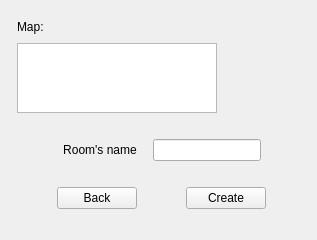
<?xml version="1.0" encoding="UTF-8"?>
<ui version="4.0">
 <class>RoomCreator</class>
 <widget class="QWidget" name="RoomCreator">
  <property name="geometry">
   <rect>
    <x>0</x>
    <y>0</y>
    <width>317</width>
    <height>234</height>
   </rect>
  </property>
  <property name="windowTitle">
   <string>Form</string>
  </property>
  <layout class="QGridLayout" name="gridLayout">
   <item row="0" column="0" rowspan="7" colspan="2">
    <widget class="QLabel" name="imageBack">
     <property name="text">
      <string/>
     </property>
    </widget>
   </item>
   <item row="1" column="1">
    <layout class="QVBoxLayout" name="verticalLayout">
     <item>
      <layout class="QHBoxLayout" name="horizontalLayout_3">
       <item>
        <widget class="QLabel" name="label_2">
         <property name="text">
          <string>Map:</string>
         </property>
        </widget>
       </item>
       <item>
        <spacer name="horizontalSpacer_5">
         <property name="orientation">
          <enum>Qt::Horizontal</enum>
         </property>
         <property name="sizeHint" stdset="0">
          <size>
           <width>40</width>
           <height>20</height>
          </size>
         </property>
        </spacer>
       </item>
      </layout>
     </item>
     <item>
      <widget class="QListWidget" name="listWidget">
       <property name="sizePolicy">
        <sizepolicy hsizetype="Fixed" vsizetype="Expanding">
         <horstretch>0</horstretch>
         <verstretch>0</verstretch>
        </sizepolicy>
       </property>
       <property name="minimumSize">
        <size>
         <width>200</width>
         <height>0</height>
        </size>
       </property>
       <property name="maximumSize">
        <size>
         <width>200</width>
         <height>16777215</height>
        </size>
       </property>
      </widget>
     </item>
    </layout>
   </item>
   <item row="2" column="1">
    <spacer name="verticalSpacer_2">
     <property name="orientation">
      <enum>Qt::Vertical</enum>
     </property>
     <property name="sizeType">
      <enum>QSizePolicy::Fixed</enum>
     </property>
     <property name="sizeHint" stdset="0">
      <size>
       <width>20</width>
       <height>20</height>
      </size>
     </property>
    </spacer>
   </item>
   <item row="3" column="1">
    <layout class="QHBoxLayout" name="horizontalLayout_2">
     <item>
      <spacer name="horizontalSpacer">
       <property name="orientation">
        <enum>Qt::Horizontal</enum>
       </property>
       <property name="sizeType">
        <enum>QSizePolicy::Expanding</enum>
       </property>
       <property name="sizeHint" stdset="0">
        <size>
         <width>40</width>
         <height>20</height>
        </size>
       </property>
      </spacer>
     </item>
     <item>
      <widget class="QLabel" name="label">
       <property name="sizePolicy">
        <sizepolicy hsizetype="Fixed" vsizetype="Fixed">
         <horstretch>0</horstretch>
         <verstretch>0</verstretch>
        </sizepolicy>
       </property>
       <property name="minimumSize">
        <size>
         <width>70</width>
         <height>20</height>
        </size>
       </property>
       <property name="text">
        <string>Room's name</string>
       </property>
       <property name="alignment">
        <set>Qt::AlignCenter</set>
       </property>
      </widget>
     </item>
     <item>
      <spacer name="horizontalSpacer_6">
       <property name="orientation">
        <enum>Qt::Horizontal</enum>
       </property>
       <property name="sizeType">
        <enum>QSizePolicy::Fixed</enum>
       </property>
       <property name="sizeHint" stdset="0">
        <size>
         <width>10</width>
         <height>20</height>
        </size>
       </property>
      </spacer>
     </item>
     <item>
      <widget class="QLineEdit" name="lineEdit">
       <property name="sizePolicy">
        <sizepolicy hsizetype="Fixed" vsizetype="Fixed">
         <horstretch>0</horstretch>
         <verstretch>0</verstretch>
        </sizepolicy>
       </property>
      </widget>
     </item>
     <item>
      <spacer name="horizontalSpacer_2">
       <property name="orientation">
        <enum>Qt::Horizontal</enum>
       </property>
       <property name="sizeType">
        <enum>QSizePolicy::Expanding</enum>
       </property>
       <property name="sizeHint" stdset="0">
        <size>
         <width>40</width>
         <height>20</height>
        </size>
       </property>
      </spacer>
     </item>
    </layout>
   </item>
   <item row="4" column="1">
    <spacer name="verticalSpacer">
     <property name="orientation">
      <enum>Qt::Vertical</enum>
     </property>
     <property name="sizeType">
      <enum>QSizePolicy::Fixed</enum>
     </property>
     <property name="sizeHint" stdset="0">
      <size>
       <width>20</width>
       <height>20</height>
      </size>
     </property>
    </spacer>
   </item>
   <item row="5" column="1">
    <layout class="QHBoxLayout" name="horizontalLayout">
     <item>
      <spacer name="horizontalSpacer_3">
       <property name="orientation">
        <enum>Qt::Horizontal</enum>
       </property>
       <property name="sizeType">
        <enum>QSizePolicy::Fixed</enum>
       </property>
       <property name="sizeHint" stdset="0">
        <size>
         <width>40</width>
         <height>20</height>
        </size>
       </property>
      </spacer>
     </item>
     <item>
      <widget class="QPushButton" name="pushButton_2">
       <property name="sizePolicy">
        <sizepolicy hsizetype="Fixed" vsizetype="Fixed">
         <horstretch>0</horstretch>
         <verstretch>0</verstretch>
        </sizepolicy>
       </property>
       <property name="text">
        <string>Back</string>
       </property>
      </widget>
     </item>
     <item>
      <spacer name="horizontalSpacer_7">
       <property name="orientation">
        <enum>Qt::Horizontal</enum>
       </property>
       <property name="sizeHint" stdset="0">
        <size>
         <width>40</width>
         <height>20</height>
        </size>
       </property>
      </spacer>
     </item>
     <item>
      <widget class="QPushButton" name="pushButton">
       <property name="sizePolicy">
        <sizepolicy hsizetype="Fixed" vsizetype="Fixed">
         <horstretch>0</horstretch>
         <verstretch>0</verstretch>
        </sizepolicy>
       </property>
       <property name="text">
        <string>Create</string>
       </property>
      </widget>
     </item>
     <item>
      <spacer name="horizontalSpacer_4">
       <property name="orientation">
        <enum>Qt::Horizontal</enum>
       </property>
       <property name="sizeType">
        <enum>QSizePolicy::Fixed</enum>
       </property>
       <property name="sizeHint" stdset="0">
        <size>
         <width>40</width>
         <height>20</height>
        </size>
       </property>
      </spacer>
     </item>
    </layout>
   </item>
   <item row="6" column="1">
    <spacer name="verticalSpacer_3">
     <property name="orientation">
      <enum>Qt::Vertical</enum>
     </property>
     <property name="sizeType">
      <enum>QSizePolicy::Fixed</enum>
     </property>
     <property name="sizeHint" stdset="0">
      <size>
       <width>20</width>
       <height>20</height>
      </size>
     </property>
    </spacer>
   </item>
  </layout>
 </widget>
 <resources/>
 <connections/>
</ui>
